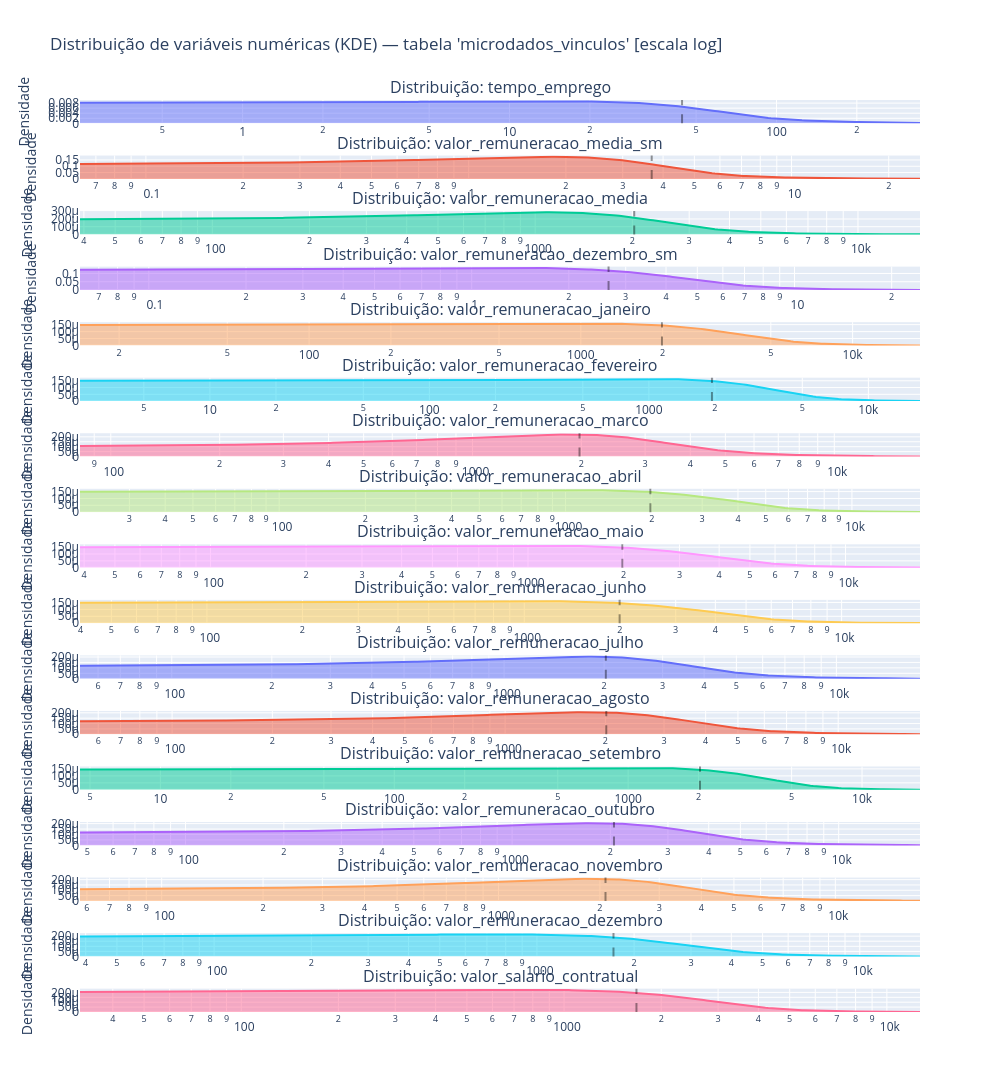

This figure's notebook cell:
### Markdown cell above
### Distribuição contínua

### Code cell
N_STDDEV_RANGE = 4
MAX_TICKS = 50

 
dtypes = list(df_metadata_t1['data_type'].values)
columns = list(df_metadata_t1['column_name'].values)
 
num_columns = [
    col for col, dtype in zip(columns, dtypes)
    if dtype in ['FLOAT64']
]
 
table = f"{DATASET_NAME}.{SCHEMA_NAME}.{TABLE}"
 
# Coleta estatísticas e histogramas de cada coluna numérica
bins_dict, stats_dict, window_dict, valid_columns = collect_stats_and_bins(
    client, table, num_columns, n_bins=200
)

fig, valid_columns = build_density_figure(
    bins_dict, stats_dict, window_dict, TABLE, log_vals=True
)
 
# Salva como HTML e abre no navegador
output_path = os.path.abspath(f"data/outputs/html/distribuicao_{TABLE}_num_columns.html")
fig.show()

### Figure 1 — Plotly figure (JSON) as saved in the notebook; plotly's stock layout.template omitted (floating-point values rounded to 4 significant figures; data arrays with more than 128 entries replaced by an {"elided": "..."} marker saying what was removed)
{"data": [{"fill": "tozeroy", "line": {"width": 2}, "mode": "lines", "showlegend": false, "type": "scatter", "x": {"elided": "300 float values"}, "xaxis": "x", "y": {"elided": "300 float values"}, "yaxis": "y"}, {"fill": "tozeroy", "line": {"width": 2}, "mode": "lines", "showlegend": false, "type": "scatter", "x": {"elided": "300 float values"}, "xaxis": "x2", "y": {"elided": "300 float values"}, "yaxis": "y2"}, {"fill": "tozeroy", "line": {"width": 2}, "mode": "lines", "showlegend": false, "type": "scatter", "x": {"elided": "300 float values"}, "xaxis": "x3", "y": {"elided": "300 float values"}, "yaxis": "y3"}, {"fill": "tozeroy", "line": {"width": 2}, "mode": "lines", "showlegend": false, "type": "scatter", "x": {"elided": "300 float values"}, "xaxis": "x4", "y": {"elided": "300 float values"}, "yaxis": "y4"}, {"fill": "tozeroy", "line": {"width": 2}, "mode": "lines", "showlegend": false, "type": "scatter", "x": {"elided": "300 float values"}, "xaxis": "x5", "y": {"elided": "300 float values"}, "yaxis": "y5"}, {"fill": "tozeroy", "line": {"width": 2}, "mode": "lines", "showlegend": false, "type": "scatter", "x": {"elided": "300 float values"}, "xaxis": "x6", "y": {"elided": "300 float values"}, "yaxis": "y6"}, {"fill": "tozeroy", "line": {"width": 2}, "mode": "lines", "showlegend": false, "type": "scatter", "x": {"elided": "300 float values"}, "xaxis": "x7", "y": {"elided": "300 float values"}, "yaxis": "y7"}, {"fill": "tozeroy", "line": {"width": 2}, "mode": "lines", "showlegend": false, "type": "scatter", "x": {"elided": "300 float values"}, "xaxis": "x8", "y": {"elided": "300 float values"}, "yaxis": "y8"}, {"fill": "tozeroy", "line": {"width": 2}, "mode": "lines", "showlegend": false, "type": "scatter", "x": {"elided": "300 float values"}, "xaxis": "x9", "y": {"elided": "300 float values"}, "yaxis": "y9"}, {"fill": "tozeroy", "line": {"width": 2}, "mode": "lines", "showlegend": false, "type": "scatter", "x": {"elided": "300 float values"}, "xaxis": "x10", "y": {"elided": "300 float values"}, "yaxis": "y10"}, {"fill": "tozeroy", "line": {"width": 2}, "mode": "lines", "showlegend": false, "type": "scatter", "x": {"elided": "300 float values"}, "xaxis": "x11", "y": {"elided": "300 float values"}, "yaxis": "y11"}, {"fill": "tozeroy", "line": {"width": 2}, "mode": "lines", "showlegend": false, "type": "scatter", "x": {"elided": "300 float values"}, "xaxis": "x12", "y": {"elided": "300 float values"}, "yaxis": "y12"}, {"fill": "tozeroy", "line": {"width": 2}, "mode": "lines", "showlegend": false, "type": "scatter", "x": {"elided": "300 float values"}, "xaxis": "x13", "y": {"elided": "300 float values"}, "yaxis": "y13"}, {"fill": "tozeroy", "line": {"width": 2}, "mode": "lines", "showlegend": false, "type": "scatter", "x": {"elided": "300 float values"}, "xaxis": "x14", "y": {"elided": "300 float values"}, "yaxis": "y14"}, {"fill": "tozeroy", "line": {"width": 2}, "mode": "lines", "showlegend": false, "type": "scatter", "x": {"elided": "300 float values"}, "xaxis": "x15", "y": {"elided": "300 float values"}, "yaxis": "y15"}, {"fill": "tozeroy", "line": {"width": 2}, "mode": "lines", "showlegend": false, "type": "scatter", "x": {"elided": "300 float values"}, "xaxis": "x16", "y": {"elided": "300 float values"}, "yaxis": "y16"}, {"fill": "tozeroy", "line": {"width": 2}, "mode": "lines", "showlegend": false, "type": "scatter", "x": {"elided": "300 float values"}, "xaxis": "x17", "y": {"elided": "300 float values"}, "yaxis": "y17"}], "layout": {"annotations": [{"font": {"size": 16}, "showarrow": false, "text": "Distribuição: tempo_emprego", "x": 0.5, "xanchor": "center", "xref": "paper", "y": 1, "yanchor": "bottom", "yref": "paper"}, {"font": {"size": 16}, "showarrow": false, "text": "Distribuição: valor_remuneracao_media_sm", "x": 0.5, "xanchor": "center", "xref": "paper", "y": 0.9391, "yanchor": "bottom", "yref": "paper"}, {"font": {"size": 16}, "showarrow": false, "text": "Distribuição: valor_remuneracao_media", "x": 0.5, "xanchor": "center", "xref": "paper", "y": 0.8782, "yanchor": "bottom", "yref": "paper"}, {"font": {"size": 16}, "showarrow": false, "text": "Distribuição: valor_remuneracao_dezembro_sm", "x": 0.5, "xanchor": "center", "xref": "paper", "y": 0.8173, "yanchor": "bottom", "yref": "paper"}, {"font": {"size": 16}, "showarrow": false, "text": "Distribuição: valor_remuneracao_janeiro", "x": 0.5, "xanchor": "center", "xref": "paper", "y": 0.7564, "yanchor": "bottom", "yref": "paper"}, {"font": {"size": 16}, "showarrow": false, "text": "Distribuição: valor_remuneracao_fevereiro", "x": 0.5, "xanchor": "center", "xref": "paper", "y": 0.6955, "yanchor": "bottom", "yref": "paper"}, {"font": {"size": 16}, "showarrow": false, "text": "Distribuição: valor_remuneracao_marco", "x": 0.5, "xanchor": "center", "xref": "paper", "y": 0.6346, "yanchor": "bottom", "yref": "paper"}, {"font": {"size": 16}, "showarrow": false, "text": "Distribuição: valor_remuneracao_abril", "x": 0.5, "xanchor": "center", "xref": "paper", "y": 0.5737, "yanchor": "bottom", "yref": "paper"}, {"font": {"size": 16}, "showarrow": false, "text": "Distribuição: valor_remuneracao_maio", "x": 0.5, "xanchor": "center", "xref": "paper", "y": 0.5128, "yanchor": "bottom", "yref": "paper"}, {"font": {"size": 16}, "showarrow": false, "text": "Distribuição: valor_remuneracao_junho", "x": 0.5, "xanchor": "center", "xref": "paper", "y": 0.4519, "yanchor": "bottom", "yref": "paper"}, {"font": {"size": 16}, "showarrow": false, "text": "Distribuição: valor_remuneracao_julho", "x": 0.5, "xanchor": "center", "xref": "paper", "y": 0.391, "yanchor": "bottom", "yref": "paper"}, {"font": {"size": 16}, "showarrow": false, "text": "Distribuição: valor_remuneracao_agosto", "x": 0.5, "xanchor": "center", "xref": "paper", "y": 0.3301, "yanchor": "bottom", "yref": "paper"}, {"font": {"size": 16}, "showarrow": false, "text": "Distribuição: valor_remuneracao_setembro", "x": 0.5, "xanchor": "center", "xref": "paper", "y": 0.2692, "yanchor": "bottom", "yref": "paper"}, {"font": {"size": 16}, "showarrow": false, "text": "Distribuição: valor_remuneracao_outubro", "x": 0.5, "xanchor": "center", "xref": "paper", "y": 0.2083, "yanchor": "bottom", "yref": "paper"}, {"font": {"size": 16}, "showarrow": false, "text": "Distribuição: valor_remuneracao_novembro", "x": 0.5, "xanchor": "center", "xref": "paper", "y": 0.1474, "yanchor": "bottom", "yref": "paper"}, {"font": {"size": 16}, "showarrow": false, "text": "Distribuição: valor_remuneracao_dezembro", "x": 0.5, "xanchor": "center", "xref": "paper", "y": 0.08651, "yanchor": "bottom", "yref": "paper"}, {"font": {"size": 16}, "showarrow": false, "text": "Distribuição: valor_salario_contratual", "x": 0.5, "xanchor": "center", "xref": "paper", "y": 0.02561, "yanchor": "bottom", "yref": "paper"}], "height": 7140, "margin": {"b": 80}, "shapes": [{"line": {"color": "rgba(0,0,0,0.4)", "dash": "dash"}, "type": "line", "x0": 44.29, "x1": 44.29, "xref": "x", "y0": 0, "y1": 1, "yref": "y domain"}, {"line": {"color": "rgba(0,0,0,0.4)", "dash": "dash"}, "type": "line", "x0": 3.688, "x1": 3.688, "xref": "x2", "y0": 0, "y1": 1, "yref": "y2 domain"}, {"line": {"color": "rgba(0,0,0,0.4)", "dash": "dash"}, "type": "line", "x0": 2027.0, "x1": 2027.0, "xref": "x3", "y0": 0, "y1": 1, "yref": "y3 domain"}, {"line": {"color": "rgba(0,0,0,0.4)", "dash": "dash"}, "type": "line", "x0": 2.655, "x1": 2.655, "xref": "x4", "y0": 0, "y1": 1, "yref": "y4 domain"}, {"line": {"color": "rgba(0,0,0,0.4)", "dash": "dash"}, "type": "line", "x0": 1988.0, "x1": 1988.0, "xref": "x5", "y0": 0, "y1": 1, "yref": "y5 domain"}, {"line": {"color": "rgba(0,0,0,0.4)", "dash": "dash"}, "type": "line", "x0": 1938.0, "x1": 1938.0, "xref": "x6", "y0": 0, "y1": 1, "yref": "y6 domain"}, {"line": {"color": "rgba(0,0,0,0.4)", "dash": "dash"}, "type": "line", "x0": 1976.0, "x1": 1976.0, "xref": "x7", "y0": 0, "y1": 1, "yref": "y7 domain"}, {"line": {"color": "rgba(0,0,0,0.4)", "dash": "dash"}, "type": "line", "x0": 1978.0, "x1": 1978.0, "xref": "x8", "y0": 0, "y1": 1, "yref": "y8 domain"}, {"line": {"color": "rgba(0,0,0,0.4)", "dash": "dash"}, "type": "line", "x0": 1982.0, "x1": 1982.0, "xref": "x9", "y0": 0, "y1": 1, "yref": "y9 domain"}, {"line": {"color": "rgba(0,0,0,0.4)", "dash": "dash"}, "type": "line", "x0": 1997.0, "x1": 1997.0, "xref": "x10", "y0": 0, "y1": 1, "yref": "y10 domain"}, {"line": {"color": "rgba(0,0,0,0.4)", "dash": "dash"}, "type": "line", "x0": 2024.0, "x1": 2024.0, "xref": "x11", "y0": 0, "y1": 1, "yref": "y11 domain"}, {"line": {"color": "rgba(0,0,0,0.4)", "dash": "dash"}, "type": "line", "x0": 2012.0, "x1": 2012.0, "xref": "x12", "y0": 0, "y1": 1, "yref": "y12 domain"}, {"line": {"color": "rgba(0,0,0,0.4)", "dash": "dash"}, "type": "line", "x0": 2028.0, "x1": 2028.0, "xref": "x13", "y0": 0, "y1": 1, "yref": "y13 domain"}, {"line": {"color": "rgba(0,0,0,0.4)", "dash": "dash"}, "type": "line", "x0": 2051.0, "x1": 2051.0, "xref": "x14", "y0": 0, "y1": 1, "yref": "y14 domain"}, {"line": {"color": "rgba(0,0,0,0.4)", "dash": "dash"}, "type": "line", "x0": 2078.0, "x1": 2078.0, "xref": "x15", "y0": 0, "y1": 1, "yref": "y15 domain"}, {"line": {"color": "rgba(0,0,0,0.4)", "dash": "dash"}, "type": "line", "x0": 1726.0, "x1": 1726.0, "xref": "x16", "y0": 0, "y1": 1, "yref": "y16 domain"}, {"line": {"color": "rgba(0,0,0,0.4)", "dash": "dash"}, "type": "line", "x0": 1676.0, "x1": 1676.0, "xref": "x17", "y0": 0, "y1": 1, "yref": "y17 domain"}], "showlegend": false, "title": {"text": "Distribuição de variáveis numéricas (KDE) — tabela 'microdados_vinculos' [escala log]"}, "width": 1000, "xaxis": {"anchor": "y", "domain": [0, 1], "type": "log"}, "xaxis10": {"anchor": "y10", "domain": [0, 1], "type": "log"}, "xaxis11": {"anchor": "y11", "domain": [0, 1], "type": "log"}, "xaxis12": {"anchor": "y12", "domain": [0, 1], "type": "log"}, "xaxis13": {"anchor": "y13", "domain": [0, 1], "type": "log"}, "xaxis14": {"anchor": "y14", "domain": [0, 1], "type": "log"}, "xaxis15": {"anchor": "y15", "domain": [0, 1], "type": "log"}, "xaxis16": {"anchor": "y16", "domain": [0, 1], "type": "log"}, "xaxis17": {"anchor": "y17", "domain": [0, 1], "type": "log"}, "xaxis2": {"anchor": "y2", "domain": [0, 1], "type": "log"}, "xaxis3": {"anchor": "y3", "domain": [0, 1], "type": "log"}, "xaxis4": {"anchor": "y4", "domain": [0, 1], "type": "log"}, "xaxis5": {"anchor": "y5", "domain": [0, 1], "type": "log"}, "xaxis6": {"anchor": "y6", "domain": [0, 1], "type": "log"}, "xaxis7": {"anchor": "y7", "domain": [0, 1], "type": "log"}, "xaxis8": {"anchor": "y8", "domain": [0, 1], "type": "log"}, "xaxis9": {"anchor": "y9", "domain": [0, 1], "type": "log"}, "yaxis": {"anchor": "x", "domain": [0.9744, 1], "title": {"text": "Densidade"}}, "yaxis10": {"anchor": "x10", "domain": [0.4263, 0.4519], "title": {"text": "Densidade"}}, "yaxis11": {"anchor": "x11", "domain": [0.3654, 0.391], "title": {"text": "Densidade"}}, "yaxis12": {"anchor": "x12", "domain": [0.3045, 0.3301], "title": {"text": "Densidade"}}, "yaxis13": {"anchor": "x13", "domain": [0.2436, 0.2692], "title": {"text": "Densidade"}}, "yaxis14": {"anchor": "x14", "domain": [0.1827, 0.2083], "title": {"text": "Densidade"}}, "yaxis15": {"anchor": "x15", "domain": [0.1218, 0.1474], "title": {"text": "Densidade"}}, "yaxis16": {"anchor": "x16", "domain": [0.0609, 0.08651], "title": {"text": "Densidade"}}, "yaxis17": {"anchor": "x17", "domain": [0, 0.02561], "title": {"text": "Densidade"}}, "yaxis2": {"anchor": "x2", "domain": [0.9135, 0.9391], "title": {"text": "Densidade"}}, "yaxis3": {"anchor": "x3", "domain": [0.8526, 0.8782], "title": {"text": "Densidade"}}, "yaxis4": {"anchor": "x4", "domain": [0.7917, 0.8173], "title": {"text": "Densidade"}}, "yaxis5": {"anchor": "x5", "domain": [0.7308, 0.7564], "title": {"text": "Densidade"}}, "yaxis6": {"anchor": "x6", "domain": [0.6699, 0.6955], "title": {"text": "Densidade"}}, "yaxis7": {"anchor": "x7", "domain": [0.609, 0.6346], "title": {"text": "Densidade"}}, "yaxis8": {"anchor": "x8", "domain": [0.5481, 0.5737], "title": {"text": "Densidade"}}, "yaxis9": {"anchor": "x9", "domain": [0.4872, 0.5128], "title": {"text": "Densidade"}}}}
